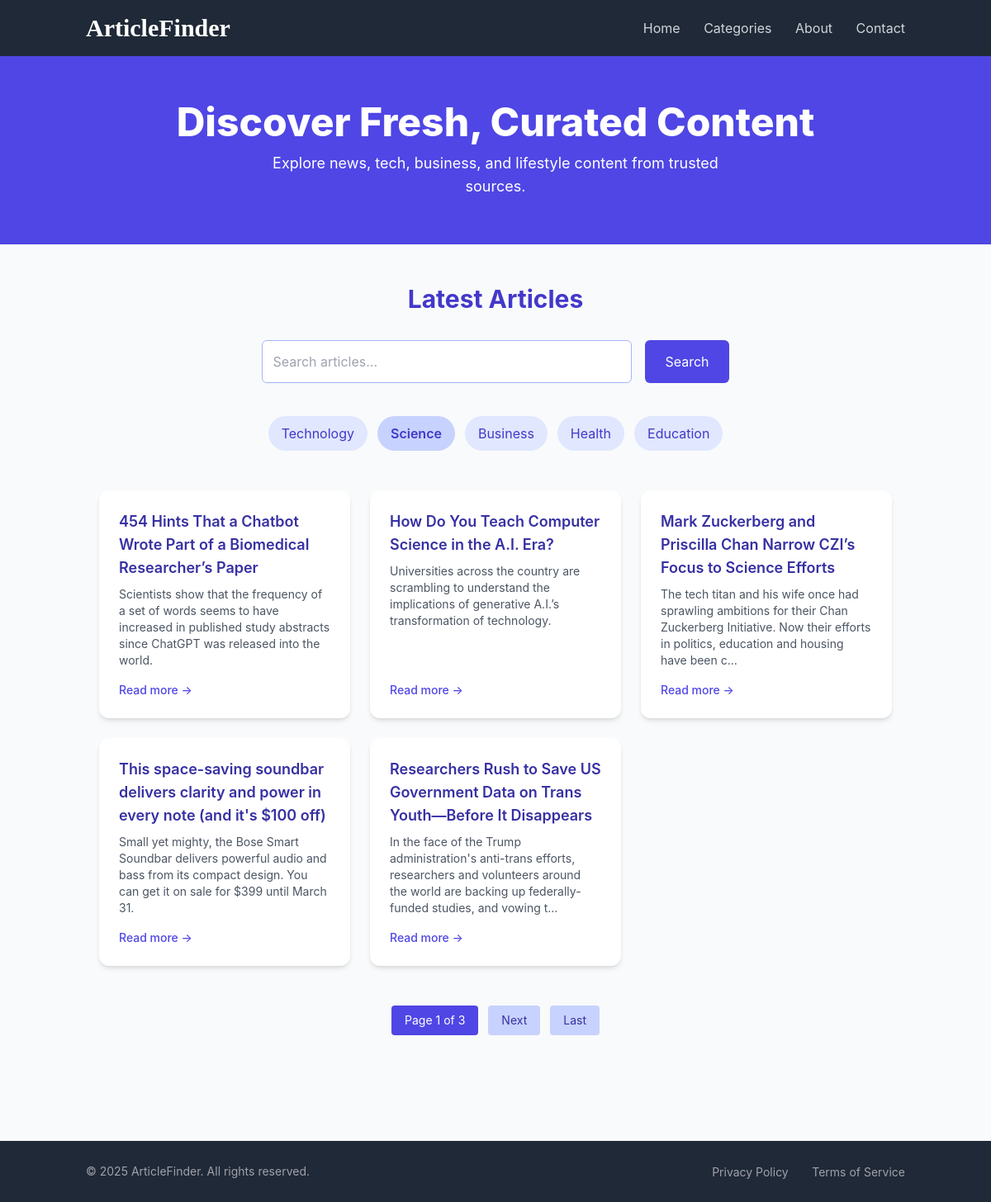
Page /?category=Science on the committed database.
### articles/models.py (models this page shows, shortened)
class Article(models.Model):
    CATEGORY_CHOICES = [
        ('Technology', 'Technology'),
        ('Science', 'Science'),
        ('Business', 'Business'),
        ('Health', 'Health'),
        ('Education', 'Education'),
    ]
    title = models.CharField(max_length=200)
    link = models.URLField(blank=True, null=True)
    description = models.TextField(blank=True)
    pub_date = models.DateTimeField()
    category = models.CharField(
        max_length=100,
        choices=CATEGORY_CHOICES,
        default='Technology',  # or set to blank=True if not mandatory
    )

### articles/views.py (the view)
# urls.py: path('', views.article_list, name='home'),  # use name='home' here
def article_list(request):
    query = request.GET.get('q', '')
    category = request.GET.get('category', '')
    video_pattern = re.compile(r'(youtube\.com|vimeo\.com|iframe)', re.IGNORECASE)
    articles = Article.objects.exclude(description__iregex=video_pattern.pattern).order_by('-pub_date')
    if query:
        articles = articles.filter(title__icontains=query)
    if isinstance(category, str) and category.strip():
        articles = articles.filter(category__iexact=category.strip())
    paginator = Paginator(articles, 5)
    page_number = request.GET.get('page')
    page_obj = paginator.get_page(page_number)
    categories = ['Technology', 'Science', 'Business', 'Health', 'Education']
    return render(request, 'articles/article_list.html', {
        'page_obj': page_obj,
        'query': query,
        'category': category,
        'categories': categories,
    })

### articles/templates/articles/article_list.html (shortened to what this page needs)
<!DOCTYPE html>
<html lang="en">
<head>
    <script src="https://cdn.tailwindcss.com"></script>
</head>
<body class="bg-gray-50 text-gray-800 leading-relaxed">
    <nav class="navbar shadow-md py-4">
        <div class="container mx-auto flex justify-between items-center px-4">
            <a href="{% url 'home' %}" class="text-3xl font-bold text-white" style="font-family: 'Macondo', cursive;">
                ArticleFinder
            </a>
            <div class="space-x-6">
                <a href="{% url 'home' %}" class="nav-link text-gray-300">Home</a>
                <a href="{% url 'categories' %}" class="nav-link text-gray-300">Categories</a>
                <a href="{% url 'about' %}" class="nav-link text-gray-300">About</a>
                <a href="{% url 'contact' %}" class="nav-link text-gray-300">Contact</a>
            </div>
        </div>
    </nav>
    <section class="bg-indigo-600 text-white py-14 text-center">
        <h1 class="text-4xl sm:text-5xl font-extrabold mb-3">Discover Fresh, Curated Content</h1>
        <p class="text-md sm:text-lg max-w-xl mx-auto">
            Explore news, tech, business, and lifestyle content from trusted sources.
        </p>
    </section>
    <section class="container mx-auto py-12 px-4 sm:px-6 lg:px-8">
        <h2 class="text-3xl font-bold text-indigo-700 mb-8 text-center">Latest Articles</h2>
        <form method="GET" class="mb-10 flex flex-col sm:flex-row justify-center gap-4">
            <input
                type="text"
                name="q"
                placeholder="Search articles..."
                value="{{ query }}"
                class="w-full sm:max-w-md p-3 rounded-md border border-indigo-300 focus:ring-2 focus:ring-indigo-500 outline-none"
            >
            <button type="submit" class="px-6 py-3 bg-indigo-600 text-white rounded-md hover:bg-indigo-800">
                Search
            </button>
        </form>
        {% if categories %}
        <div class="flex flex-wrap justify-center gap-3 mb-12">
            {% for cat in categories %}
                <a href="?category={{ cat }}" class="px-4 py-2 rounded-full bg-indigo-100 text-indigo-700 hover:bg-indigo-200 transition-all duration-200 {% if category == cat %}font-semibold bg-indigo-200{% endif %}">
                    {{ cat }}
                </a>
            {% endfor %}
        </div>
        {% endif %}
<div class="grid grid-cols-1 sm:grid-cols-2 lg:grid-cols-3 gap-6 auto-rows-fr">
  {% for article in page_obj %}
    <div class="h-full">
      <div class="h-full flex flex-col justify-between p-6 bg-white rounded-xl shadow-md hover:shadow-lg transition-shadow duration-200">
        <div>
          <h3 class="text-lg font-semibold text-indigo-800 mb-2">{{ article.title }}</h3>
          <p class="text-gray-600 text-sm mb-4">
            {{ article.description|striptags|truncatechars:160 }}
          </p>
        </div>
        {% if article.link %}
          <a href="{{ article.link }}" target="_blank" rel="noopener noreferrer"
             class="text-indigo-600 hover:text-indigo-800 text-sm font-medium mt-auto">
            Read more →
          </a>
        {% else %}
          <p class="text-gray-400 text-sm">No link available</p>
        {% endif %}
      </div>
    </div>
  {% empty %}
    <p class="text-center text-gray-500 col-span-full">No articles found.</p>
  {% endfor %}
</div>
<div class="flex justify-center mt-12 space-x-3 flex-wrap items-center">
    <span class="px-4 py-2 text-sm bg-indigo-600 text-white rounded">
        Page {{ page_obj.number }} of {{ page_obj.paginator.num_pages }}
    </span>
    {% if page_obj.has_next %}
        <a href="?page={{ page_obj.next_page_number }}{% if query %}&q={{ query }}{% endif %}{% if category %}&category={{ category }}{% endif %}" class="px-4 py-2 text-sm bg-indigo-200 text-indigo-800 rounded hover:bg-indigo-400">Next</a>
        <a href="?page={{ page_obj.paginator.num_pages }}{% if query %}&q={{ query }}{% endif %}{% if category %}&category={{ category }}{% endif %}" class="px-4 py-2 text-sm bg-indigo-200 text-indigo-800 rounded hover:bg-indigo-400">Last</a>
    {% endif %}
</div>
    </section>
    <footer class="footer mt-20 py-6">
        <div class="container mx-auto px-4 flex flex-col sm:flex-row justify-between items-center">
            <p class="text-sm">&copy; 2025 ArticleFinder. All rights reserved.</p>
            <div class="space-x-6 mt-4 sm:mt-0">
                <a href="#" class="footer-link text-sm">Privacy Policy</a>
                <a href="#" class="footer-link text-sm">Terms of Service</a>
            </div>
        </div>
    </footer>
</body>
</html>

### articles/templates/articles/article_list.html (style rules this page uses)
body { font-family: 'Inter', sans-serif; background-color: #f9fafb; color: #333; }
.container { max-width: 1200px; margin: 0 auto; padding: 0 2rem; }
.navbar { background-color: #1f2937; color: white; }
.nav-link { transition: color 0.3s ease; }
.footer { background-color: #1f2937; color: #a1a1aa; }

### rows in the picture
Article: title "454 Hints That a Chatbot Wrote Part of a Biomedical Researcher’s Paper", description "Scientists show that the frequency of a set of words seems to have increased in published study abstracts since ChatGPT was released into the world."
Article: title "How Do You Teach Computer Science in the A.I. Era?", description "Universities across the country are scrambling to understand the implications of generative A.I.’s transformation of technology."
Article: title "Mark Zuckerberg and Priscilla Chan Narrow CZI’s Focus to Science Efforts", description "The tech titan and his wife once had sprawling ambitions for their Chan Zuckerberg Initiative. Now their efforts in politics, education and housing have been c…"
Article: title "This space-saving soundbar delivers clarity and power in every note (and it's $100 off)", description "Small yet mighty, the Bose Smart Soundbar delivers powerful audio and bass from its compact design. You can get it on sale for $399 until March 31."
Article: title "Researchers Rush to Save US Government Data on Trans Youth—Before It Disappears", description "In the face of the Trump administration's anti-trans efforts, researchers and volunteers around the world are backing up federally-funded studies, and vowing t…"

### other values in the picture
{{ cat }} "Technology" "Science" "Business" "Health" "Education"
{{ page_obj.number }} "1"
{{ page_obj.paginator.num_pages }} "3"
